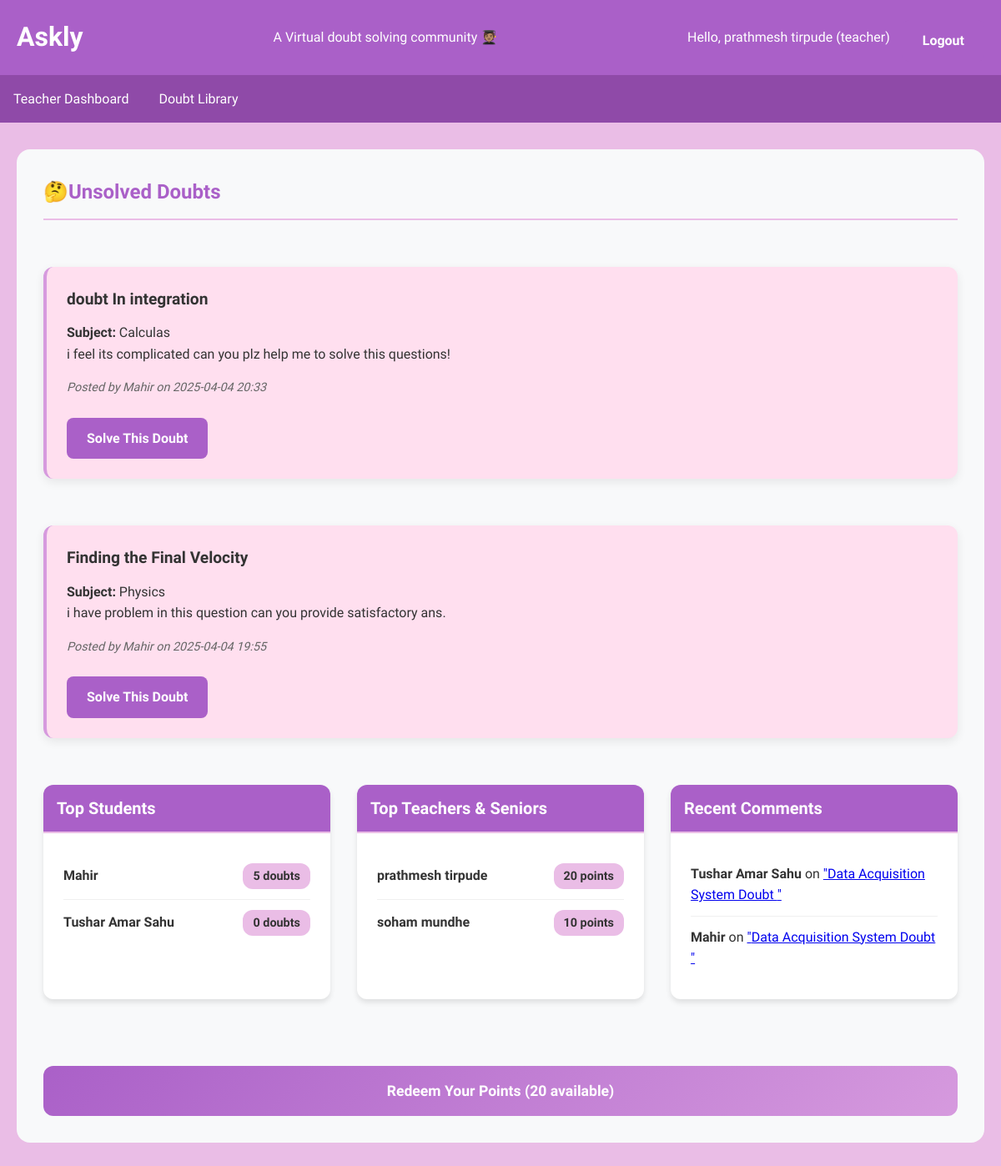
The app's page /teacher_dashboard (signed in) with its own data.
### app.py (models this page shows, shortened)
class Doubt(db.Model):
    id = db.Column(db.Integer, primary_key=True)
    title = db.Column(db.String(200), nullable=False)
    description = db.Column(db.Text, nullable=False)
    subject = db.Column(db.String(50), nullable=False)  # Added subject field
    image_path = db.Column(db.String(300))
    created_at = db.Column(db.DateTime, default=datetime.utcnow)
    user_id = db.Column(db.Integer, db.ForeignKey('user.id'), nullable=False)
    solved = db.Column(db.Boolean, default=False)
    solutions = db.relationship('Solution', backref='doubt', lazy=True)
    comments = db.relationship('Comment', backref='doubt', lazy=True)

class User(db.Model):
    id = db.Column(db.Integer, primary_key=True)
    name = db.Column(db.String(100), nullable=False)
    email = db.Column(db.String(100), unique=True, nullable=False)
    password = db.Column(db.String(100), nullable=False)
    role = db.Column(db.String(20), default='student')  # 'student', 'teacher' or 'senior'
    points = db.Column(db.Integer, default=0)
    doubts_posted = db.Column(db.Integer, default=0)
    doubts = db.relationship('Doubt', backref='author', lazy=True)
    solutions = db.relationship('Solution', backref='solver', lazy=True)
    votes = db.relationship('Vote', backref='voter', lazy=True)
    comments = db.relationship('Comment', backref='commenter', lazy=True)

class Comment(db.Model):
    id = db.Column(db.Integer, primary_key=True)
    text = db.Column(db.Text, nullable=False)
    created_at = db.Column(db.DateTime, default=datetime.utcnow)
    user_id = db.Column(db.Integer, db.ForeignKey('user.id'), nullable=False)
    doubt_id = db.Column(db.Integer, db.ForeignKey('doubt.id'), nullable=False)

### app.py (the view)
@app.route('/teacher_dashboard')
@role_required(['teacher', 'senior'])
def teacher_dashboard():
    teacher = User.query.get(session['user_id'])
    unsolved_doubts = Doubt.query.filter_by(solved=False).order_by(Doubt.created_at.desc()).all()
    teacher_solution_ids = [s.id for s in teacher.solutions]
    recent_comments = Comment.query.join(Doubt).filter(
        Doubt.solutions.any(Solution.id.in_(teacher_solution_ids))
    ).order_by(Comment.created_at.desc()).limit(5).all()
    top_students = User.query.filter_by(role='student').order_by(User.doubts_posted.desc()).limit(5).all()
    top_teachers = User.query.filter(User.role.in_(['teacher', 'senior'])).order_by(User.points.desc()).limit(5).all()
    return render_template('teacher_dashboard.html',
                         unsolved_doubts=unsolved_doubts,
                         teacher=teacher,
                         recent_comments=recent_comments,
                         top_students=top_students,
                         top_teachers=top_teachers)

### app.py (called while the page is built)
def role_required(roles):
    def decorator(f):
        @wraps(f)
        def decorated_function(*args, **kwargs):
            if 'email' not in session:
                flash('Please login to view this page', 'error')
                return redirect(url_for('login'))
            user = User.query.filter_by(email=session['email']).first()
            if user.role not in roles:
                flash('You do not have permission to view this page', 'error')
                return redirect(url_for('dashboard'))
            return f(*args, **kwargs)
        return decorated_function
    return decorator

### templates/teacher_dashboard.html (shortened to what this page needs)
{% extends "base.html" %}
{% block content %}
<div class="teacher-dashboard">
    <h2 class="section-title">🤔Unsolved Doubts</h2>
    {% if unsolved_doubts %}
        {% for doubt in unsolved_doubts %}
        <div class="doubt-card">
            <h4>{{ doubt.title }}</h4>
            <p><strong>Subject:</strong> {{ doubt.subject }}</p>
            <p>{{ doubt.description }}</p>
            <p class="meta">Posted by {{ doubt.author.name }} on {{ doubt.created_at.strftime('%Y-%m-%d %H:%M') }}</p>
            <a href="{{ url_for('solve_doubt', doubt_id=doubt.id) }}" class="btn">Solve This Doubt</a>
        </div>
        {% endfor %}
    {% else %}
        <p class="empty-state">No unsolved doubts at the moment.</p>
    {% endif %}
    <div class="dashboard-row">
        <div class="dashboard-card">
            <div class="card-header">Top Students</div>
            {% for student in top_students %}
            <div class="ranking-item">
                <span class="ranking-name">{{ student.name }}</span>
                <span class="ranking-value">{{ student.doubts_posted }} doubts</span>
            </div>
            {% endfor %}
        </div>
        <div class="dashboard-card">
            <div class="card-header">Top Teachers & Seniors</div>
            {% for teacher in top_teachers %}
            <div class="ranking-item">
                <span class="ranking-name">{{ teacher.name }}</span>
                <span class="ranking-value">{{ teacher.points }} points</span>
            </div>
            {% endfor %}
        </div>
        <div class="dashboard-card">
            <div class="card-header">Recent Comments</div>
            {% for comment in recent_comments %}
            <div class="ranking-item">
                <div>
                    <strong>{{ comment.commenter.name }}</strong> on
                    <a href="{{ url_for('doubt_detail', doubt_id=comment.doubt.id) }}">
                        "{{ comment.doubt.title }}"
                    </a>
                </div>
            </div>
            {% else %}
            <p>No recent comments</p>
            {% endfor %}
        </div>
    </div>
    <div class="text-center">
        <a href="{{ url_for('redeem_points') }}" class="redeem-btn">
            Redeem Your Points ({{ teacher.points }} available)
        </a>
    </div>
</div>
{% endblock %}

### static/style.css (style rules this page uses)
* { margin: 0; padding: 0; box-sizing: border-box; font-family: "Varela Round", sans-serif; }
body { background-color: #EABDE6; color: #333; line-height: 1.6; }
.btn { display: inline-block; background-color: #AA60C8; color: white; padding: 0.75rem 1.5rem; border: none; border-radius: 4px; cursor: pointer; text-decoration: none; font-size: 1rem; transition: background-color 0.3s; }
.section-title { color: #AA60C8; font-size: 1.5rem; margin-bottom: 1.5rem; padding-bottom: 0.75rem; border-bottom: 2px solid #EABDE6; }
.doubt-card { background: white; padding: 1.5rem; margin-bottom: 1.5rem; border-radius: 12px; box-shadow: 0 2px 8px rgba(0,0,0,0.05); border-left: 4px solid #D69ADE; transition: all 0.3s ease; }
.doubt-card h4 { color: #333; margin-bottom: 0.75rem; font-size: 1.2rem; }
.meta { color: #666; font-size: 0.9rem; margin: 1rem 0; }
.btn { display: inline-block; background-color: #AA60C8; color: white; padding: 0.75rem 1.5rem; border: none; border-radius: 8px; cursor: pointer; text-decoration: none; font-weight: 600; transition: all 0.3s; margin-top: 0.5rem; }
.dashboard-row { display: flex; gap: 2rem; margin-bottom: 2rem; }
.dashboard-card { flex: 1; background: white; padding: 1.5rem; border-radius: 12px; box-shadow: 0 2px 8px rgba(0,0,0,0.05); }
.card-header { color: white; background-color: #AA60C8; padding: 0.75rem 1rem; margin: -1.5rem -1.5rem 1.5rem; border-radius: 12px 12px 0 0; font-weight: 600; }
.ranking-item { display: flex; justify-content: space-between; padding: 0.5rem 0; border-bottom: 1px solid #f0f0f0; }
.ranking-name { color: #333; }
.ranking-value { color: #AA60C8; font-weight: 600; }
.teacher-dashboard { display: flex; border-radius: 16px; flex-direction: column; gap: 2rem; padding: 2rem; background-color: #f8f9fa; }
.dashboard-row { display: flex; gap: 2rem; flex-wrap: wrap; }
.dashboard-card { flex: 1; min-width: 300px; background: white; padding: 1.5rem; border-radius: 12px; box-shadow: 0 4px 6px rgba(0,0,0,0.1); transition: all 0.3s ease; }
.card-header { color: #ffffff; background-color:#AA60C8 ; font-size: 1.25rem; margin-bottom: 1.5rem; padding-bottom: 0.75rem; border-bottom: 2px solid #EABDE6; }
.ranking-item { display: flex; justify-content: space-between; align-items: center; padding: 0.75rem 0; border-bottom: 1px solid #f0f0f0; transition: background-color 0.3s; }
.ranking-item:last-child { border-bottom: none; }
.ranking-name { font-weight: 600; color: #333; }
.ranking-value { background-color: #EABDE6; color: #333; padding: 0.25rem 0.75rem; border-radius: 12px; font-size: 0.9rem; font-weight: 600; }
.redeem-btn { display: inline-block; background-color: #AA60C8; color: white; padding: 0.75rem 1.5rem; border-radius: 8px; text-decoration: none; font-weight: 600; transition: all 0.3s; text-align: center; margin-top: 1rem; }
.meta { color: #666; font-size: 0.9rem; font-style: italic; }
.btn { display: inline-block; background-color: #AA60C8; color: white; padding: 0.75rem 1.5rem; border: none; border-radius: 8px; cursor: pointer; text-decoration: none; font-weight: 600; transition: all 0.3s; }
.redeem-btn { width: 100%; background: linear-gradient(135deg, #AA60C8 0%, #D69ADE 100%); color: white; border: none; padding: 1rem; border-radius: 12px; font-size: 1.1rem; font-weight: 600; cursor: pointer; transition: all 0.3s; display: flex; align-items: center; justify-content: center; gap: 0.5rem; }
.doubt-card { background-color: #FFDFEF; border-radius: 12px; padding: 1.5rem; box-shadow: 0 4px 12px rgba(0,0,0,0.08); border-left: 4px solid #D69ADE; }

### records on screen
Doubt: title "doubt In integration", subject "Calculas", description "i feel its complicated can you plz help me to solve this questions!", author.name "Mahir", created_at "2025-04-04 20:33"
Doubt: title "Finding the Final Velocity", subject "Physics", description "i have problem in this question can you provide satisfactory ans.", author.name "Mahir", created_at "2025-04-04 19:55"
User: name "Mahir", doubts_posted "5"
User: name "Tushar Amar Sahu", doubts_posted "0"
User: name "prathmesh tirpude", points "20"
User: name "soham mundhe", points "10"
Comment: commenter.name "Tushar Amar Sahu", doubt "Data Acquisition System Doubt"
Comment: commenter.name "Mahir", doubt "Data Acquisition System Doubt"

### other values on screen
{{ session.name }} "prathmesh tirpude"
{{ session.role }} "teacher"
